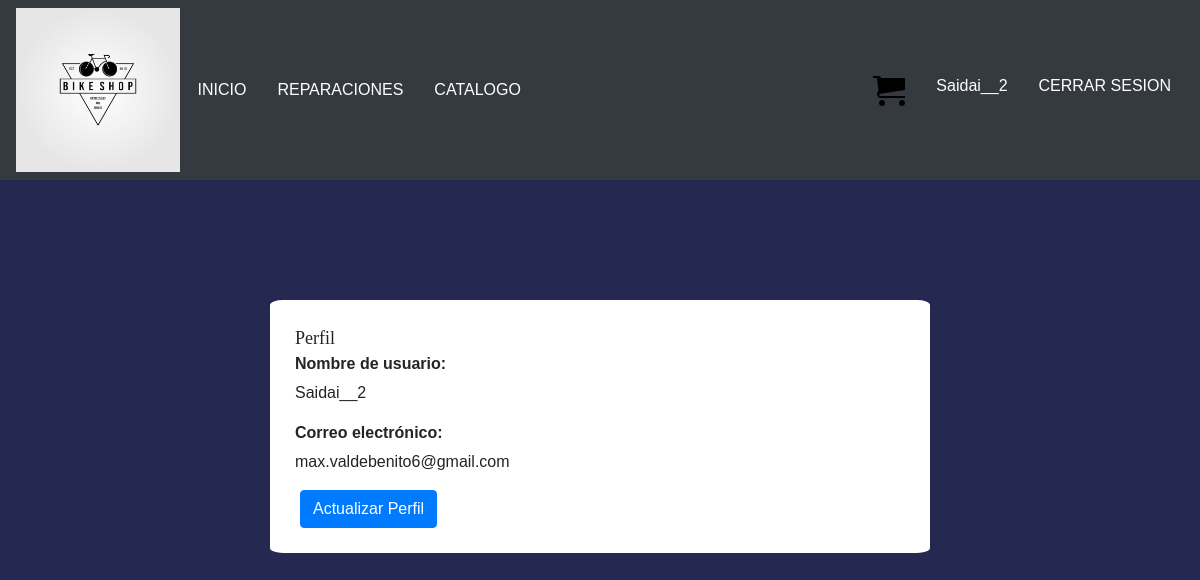
The app's page /perfil/ (signed in), older data.
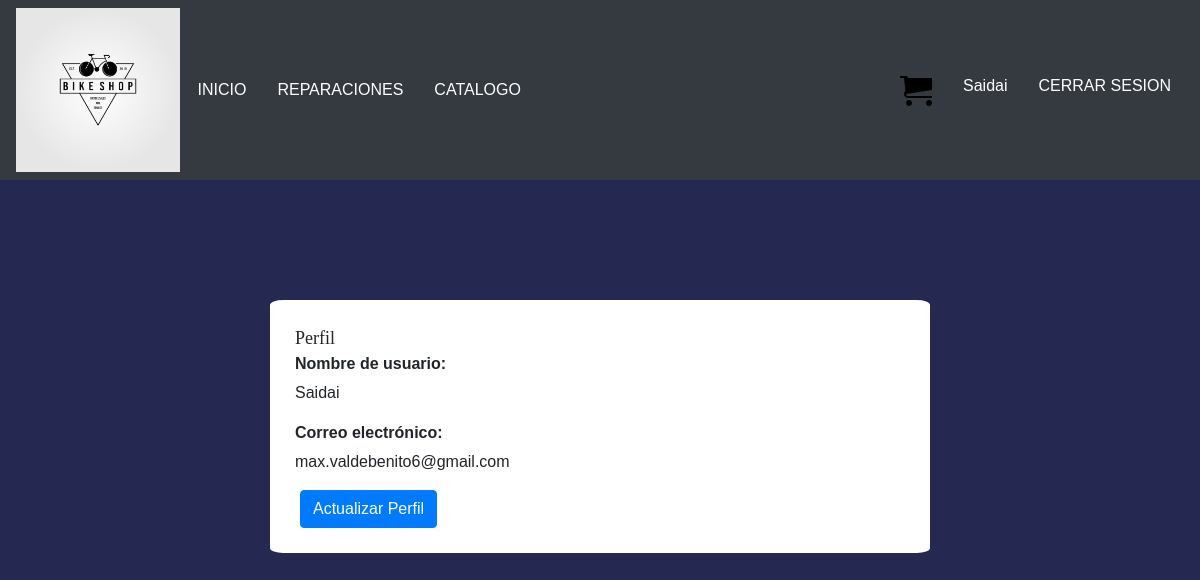
The same page, newer data.
### alumnos/models.py (models this page shows, shortened)
class Cliente(models.Model):
    id_cliente = models.AutoField(primary_key=True)
    nombre = models.CharField(max_length=100)
    correo = models.CharField(max_length=100)
    contrasena = models.CharField(max_length=100)

### alumnos/views.py (the view)
# urls.py: path('perfil/', views.perfil, name='perfil'),
def perfil(request):
    clientes = Cliente.objects.all()
    nombre_usuario = None
    email_usuario = None
    if 'cliente_id' in request.session:
        cliente = Cliente.objects.get(id_cliente=request.session['cliente_id'])
        nombre_usuario = cliente.nombre
        email_usuario = cliente.correo
    context = {
        'clientes': clientes,
        'nombre_usuario': nombre_usuario,
        'email_usuario': email_usuario,
    }
    return render(request, 'alumnos/perfil.html', context)

### alumnos/templates/alumnos/perfil.html
{% extends "alumnos/base.html" %}
{% block content %}
<div class="container-sm">
    <div class="form_cont">
        <span class="text-center formato_titulo_form">Perfil</span>
        <br>
        {% if nombre_usuario %}
        <div class="form-group">
            <label for="id_username"><strong>Nombre de usuario:</strong></label>
            <label>{{ nombre_usuario }}</label>
        </div>
        <div class="form-group">
            <label for="id_email"><strong>Correo electrónico:</strong></label>
            <label>{{ email_usuario }}</label>
        </div>
        {% endif %}
        <a href="{% url 'update_profile' %}" class="btn btn-primary">Actualizar Perfil</a>
    </div>
</div>
{% endblock %}

### alumnos/templates/alumnos/base.html (shortened to what this page needs)
{%load static%}
<!DOCTYPE html>
<html lang="en">
  <head>
    <link rel="stylesheet" href="https://cdn.jsdelivr.net/npm/bootstrap@4.6.2/dist/css/bootstrap.min.css" />
    {% load static %}
    <link rel="stylesheet" type="text/css" href="{% static 'css/index.css' %}" />
    <link rel="stylesheet" href="https://unpkg.com/leaflet@1.7.1/dist/leaflet.css" />
    <link rel="stylesheet" href="{% static 'css/arrendar.css' %}">
    <link rel="stylesheet" type="text/css" href="{% static 'css/style_form.css' %}">
    <link rel="stylesheet" type="text/css" href="{% static 'css/style_reparaciones.css' %}" />
    <link rel="stylesheet" href="{% static 'css/style_botones.css' %}" />
    <link rel="stylesheet" href="{% static 'css/style_carrito.css' %}">
    <link rel="stylesheet" href="{% static 'css/perfil.css' %}">
  </head>
  <body>
    <nav class="navbar navbar-expand-lg navbar-dark bg-dark">
      <div class="logo">
        <img src="{% static 'img/logo_bici.png' %}" alt="" class="img-fluid" />
      </div>
      <div class="collapse navbar-collapse" id="navbarNav">
        <ul class="navbar-nav">
          <li class="nav-item active">
            <a class="btn" href="/">INICIO<span class="sr-only">(current)</span></a>
          </li>
          <li class="nav-item active">
            <a class="btn" href="{% url 'reparaciones' %}">REPARACIONES</a>
          </li>
          <li class="nav-item active">
            <a class="btn" href="{% url 'catalogo' %}">CATALOGO</a>
          </li>
        </ul>
        <ul class="navbar-nav ml-auto">
          {% if nombre_usuario %}
            <li class="nav-item active">
              <a class="btn" href="{% url 'ver_carrito' %}"></a>
            </li>
            <li class="nav-item active">
              <a class="btn " href="{% url 'perfil' %}">{{nombre_usuario}}</a>
            </li>
            <li class="nav-item active">
              <a class="btn" href="{% url 'cerrar_sesion' %}">CERRAR SESION</a>
            </li>
          {% endif %}
        </ul>
      </div>
    </nav>
      <br>
    {% block content %}{% endblock %}
    </body>
</html>

### alumnos/static/css/index.css (style rules this page uses)
.btn { color: white; }
.logo { margin: 0; padding: 0; width: 3%; height: 10%; }
@media only screen  and (min-device-width:200px) and (max-device-width:1000px) { .logo { height: 15%; width: 14%; } }
a { margin-left: 5px !important; }
body { background-color: #252850; }
a { color: white; font-family: 'Franklin Gothic Medium', 'Arial Narrow', Arial, sans-serif; }
.container-sm { padding-left: 20%; padding-right: 20%; padding-top: 8%; }

### alumnos/static/css/style_form.css (style rules this page uses)
.form_cont { background-color: white; padding: 25px; border-radius: 2%; }
.formato_titulo_form { font-family: Georgia, 'Times New Roman', Times, serif; font-size: x-large; }
@media only screen and (min-device-width: 250px) and (max-device-width: 1000px) { .formato_titulo_form { font-size: large; } }

### alumnos/static/css/style_reparaciones.css (style rules this page uses)
body { font-family: Arial, sans-serif; }
label { display: block; margin-bottom: 5px; }

Row changes from the older to the newer data that the page shows:
changed Cliente "max.valdebenito6@gmail.com": nombre "Saidai__2" → "Saidai"
